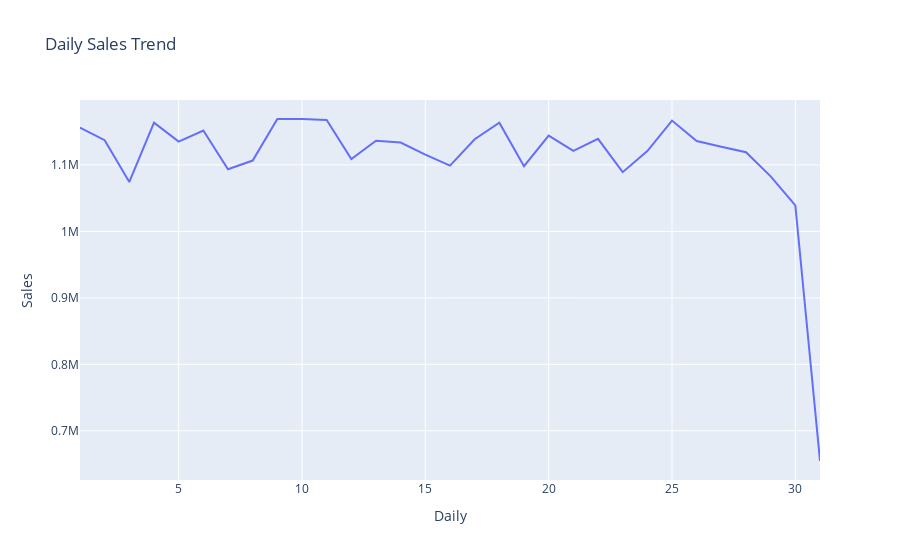

The notebook cell this image was saved under:
### Code cell
#Trend on Daily
daily_trend=px.line(
    daily_sales,
    x=daily_sales.index,
    y="Sales",
    title ="Daily Sales Trend"
    )
daily_trend.show()

### Figure 1 — Plotly figure (JSON) as saved in the notebook; plotly's stock layout.template omitted (floating-point values rounded to 4 significant figures)
{"data": [{"hovertemplate": "Daily=%{x}<br>Sales=%{y}<extra></extra>", "legendgroup": "", "line": {"color": "#636efa", "dash": "solid"}, "marker": {"symbol": "circle"}, "mode": "lines", "name": "", "orientation": "v", "showlegend": false, "type": "scatter", "x": [1, 2, 3, 4, 5, 6, 7, 8, 9, 10, 11, 12, 13, 14, 15, 16, 17, 18, 19, 20, 21, 22, 23, 24, 25, 26, 27, 28, 29, 30, 31], "xaxis": "x", "y": [1156000.0, 1137000.0, 1074000.0, 1164000.0, 1135000.0, 1152000.0, 1093000.0, 1107000.0, 1169000.0, 1169000.0, 1167000.0, 1109000.0, 1136000.0, 1134000.0, 1116000.0, 1099000.0, 1139000.0, 1163000.0, 1098000.0, 1144000.0, 1121000.0, 1139000.0, 1089000.0, 1121000.0, 1167000.0, 1136000.0, 1127000.0, 1119000.0, 1083000.0, 1039000.0, 654600.0], "yaxis": "y"}], "layout": {"legend": {"tracegroupgap": 0}, "title": {"text": "Daily Sales Trend"}, "xaxis": {"anchor": "y", "domain": [0, 1], "title": {"text": "Daily"}}, "yaxis": {"anchor": "x", "domain": [0, 1], "title": {"text": "Sales"}}}}
